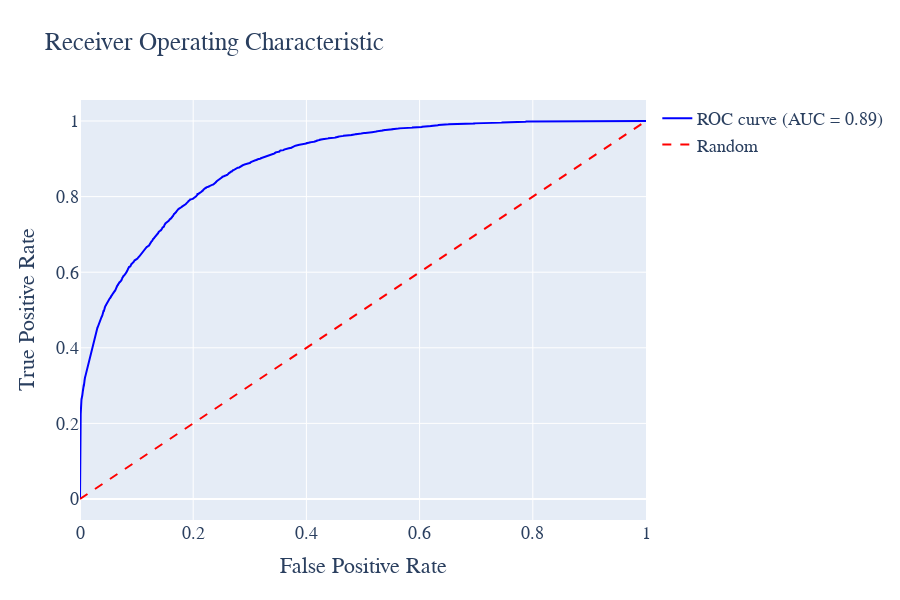

The code cell stored with this chart in its notebook:
### Code cell
import plotly.graph_objects as go
from sklearn.metrics import roc_curve, auc

# 计算ROC曲线
roc_auc = auc(fpr, tpr)

# 创建布局
layout = go.Layout(
    title='Receiver Operating Characteristic',
    xaxis=dict(title='False Positive Rate'),
    yaxis=dict(title='True Positive Rate'),
    hovermode='closest',
    width=900, height=600,
    font=dict(family='Times New Roman', size=18)
)

# 创建ROC曲线图形
roc_trace = go.Scatter(
    x=fpr,
    y=tpr,
    mode='lines',
    line=dict(color='blue', width=2),
    name='ROC curve (AUC = %0.2f)' % roc_auc
)

# 创建对角线图形
diagonal_trace = go.Scatter(
    x=[0, 1],
    y=[0, 1],
    mode='lines',
    line=dict(color='red', width=2, dash='dash'),
    name='Random'
)

# 创建图表数据
data = [roc_trace, diagonal_trace]

# 创建图表
fig = go.Figure(data=data, layout=layout)

fig.write_html('Image/4_7_1.html')
# 显示图表
fig.show()

### Figure 1 — Plotly figure (JSON) as saved in the notebook; plotly's stock layout.template omitted (floating-point values rounded to 4 significant figures; data arrays with more than 128 entries replaced by an {"elided": "..."} marker saying what was removed)
{"data": [{"line": {"color": "blue", "width": 2}, "mode": "lines", "name": "ROC curve (AUC = 0.89)", "type": "scatter", "x": {"elided": "4360 float values"}, "y": {"elided": "4360 float values"}}, {"line": {"color": "red", "dash": "dash", "width": 2}, "mode": "lines", "name": "Random", "type": "scatter", "x": [0, 1], "y": [0, 1]}], "layout": {"font": {"family": "Times New Roman", "size": 18}, "height": 600, "hovermode": "closest", "title": {"text": "Receiver Operating Characteristic"}, "width": 900, "xaxis": {"title": {"text": "False Positive Rate"}}, "yaxis": {"title": {"text": "True Positive Rate"}}}}
